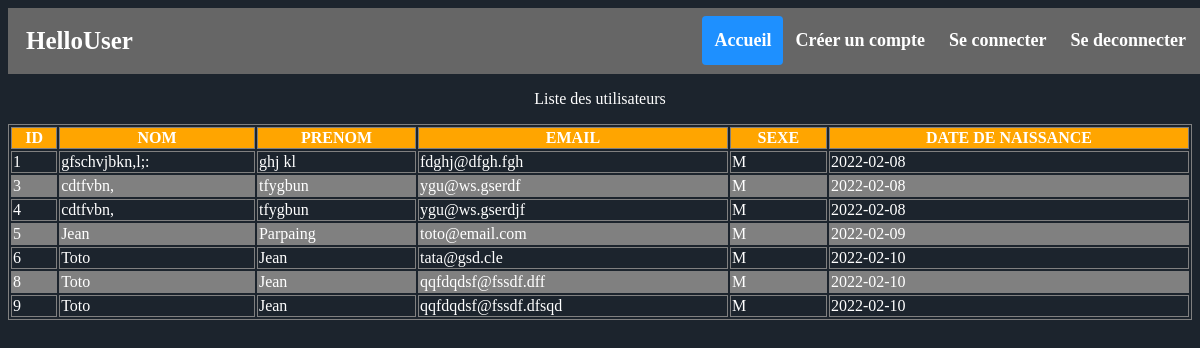
The app's page /home.php with its own data.
### tables this page shows
CREATE TABLE `utilisateurs` (
  `id_utilisateur` int NOT NULL AUTO_INCREMENT,
  `name` varchar(45) NOT NULL,
  `surname` varchar(45) NOT NULL,
  `date_of_birth` date NOT NULL,
  `gender` enum('M','F') NOT NULL,
  `pass_word` varchar(200) NOT NULL,
  `mail` varchar(45) NOT NULL,
  PRIMARY KEY (`id_utilisateur`),
  UNIQUE KEY `maiel_UNIQUE` (`mail`)
);

### home.php (the view)
<html >
    <head>
    <link rel="stylesheet" href="style.css" />
    </head>
    <body>
    <div class="header">
  <a href="#default" class="logo">HelloUser</a>
  <div class="header-right">
    <a class="active" href="home.php">Accueil</a>
    <a href="index.php">Créer un compte</a>
    <a href="logout.php">Se connecter</a>
    <a href="logout.php">Se deconnecter</a>
  </div>
</div>
    <div class="sucess">
    <p>Liste des utilisateurs</p>
    </div>
    <table>
            <th>ID</th>
            <th>NOM</th>
            <th>PRENOM</th>
            <th>EMAIL</th>
            <th>SEXE</th>
            <th>DATE DE NAISSANCE</th>
        <?php
        require('config.php');
        $query = "SELECT * FROM `utilisateurs`";
        $result = mysqli_query($conn,$query) ;
        while( $user = mysqli_fetch_assoc($result)){
            echo  "<tr>
            <td>{$user['id_utilisateur']}</td>
            <td>{$user['name']}</td>
            <td>{$user['surname']}</td>
            <td>{$user['mail']}</td>
            <td>{$user['gender']}</td>
            <td>{$user['date_of_birth']}</td>
        </tr>";
        }
        ?>
    </table>
  </body>
</html>

### style.css (style rules this page uses)
body { background: #1c242d; }
.sucess { text-align: center; color: white; width: 100%; height: auto; }
table { color: white; border: 1px solid gray; width: 100%; }
th , td { border: 1px solid gray; }
tr:nth-child(odd) { background-color: gray; }
th { background-color: orange; }
.header { background-color: #666; color: whitesmoke; font-weight: bold; width: 100%; height: 50px; }
.header { overflow: hidden; background-color: #666; padding: 8px 6px; }
.header a { float: left; color: white; text-align: center; padding: 12px; text-decoration: none; font-size: 18px; line-height: 25px; border-radius: 4px; }
.header a.logo { font-size: 25px; font-weight: bold; }
.header a.active { background-color: dodgerblue; color: white; }
.header-right { float: right; }

### records on screen
utilisateurs: id_utilisateur "1", name "gfschvjbkn,l;:", surname "ghj kl", mail "fdghj@dfgh.fgh", gender "M", date_of_birth "2022-02-08"
utilisateurs: id_utilisateur "3", name "cdtfvbn,", surname "tfygbun", mail "ygu@ws.gserdf", gender "M", date_of_birth "2022-02-08"
utilisateurs: id_utilisateur "4", name "cdtfvbn,", surname "tfygbun", mail "ygu@ws.gserdjf", gender "M", date_of_birth "2022-02-08"
utilisateurs: id_utilisateur "5", name "Jean", surname "Parpaing", mail "toto@email.com", gender "M", date_of_birth "2022-02-09"
utilisateurs: id_utilisateur "6", name "Toto", surname "Jean", mail "tata@gsd.cle", gender "M", date_of_birth "2022-02-10"
utilisateurs: id_utilisateur "8", name "Toto", surname "Jean", mail "qqfdqdsf@fssdf.dff", gender "M", date_of_birth "2022-02-10"
utilisateurs: id_utilisateur "9", name "Toto", surname "Jean", mail "qqfdqdsf@fssdf.dfsqd", gender "M", date_of_birth "2022-02-10"
